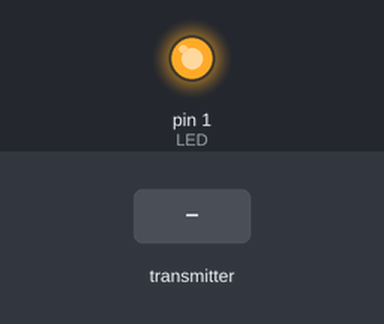
The sketch below on a simulated Arduino Uno, built with avr-gcc and run on an emulated ATmega328P. Parts: output pins drawn as LEDs (lit = HIGH). Dashed ring = blinking. Inputs (shaded band) come from the test bench. No radio packets arrive unless stated.

Above: at 1.2 s.
1.3 s: the transmitter starts sending value = 0
At 1.7 s:
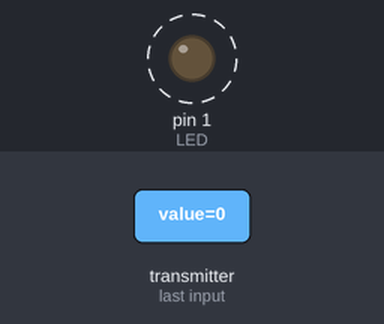
Timing chart, 0 to 10.3 s (numbered marks = the images above; inputs shaded):
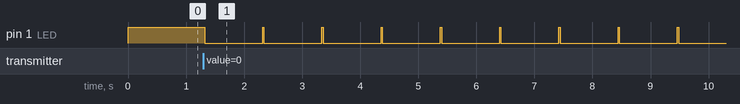

Measured:
- after the input at 1.3 s, pin 1 (LED): alternates HIGH for 0.02 s and LOW for 1.0 s, starting at once

The sketch:

rfreceiver.ino
```cpp
#include <SPI.h>
#include "nRF24L01.h"
#include "RF24.h"

RF24 radio(9,12);
const int LED = 1;

const uint64_t pipes[2] = { 0xF0F0F0F0E1LL, 0xF0F0F0F0D2LL };

// The various roles supported by this sketch
typedef enum { role_ping_out = 1, role_pong_back } role_e;

// The role of the current running sketch
role_e role = role_pong_back;

void setup() {
  // put your setup code here, to run once:
  pinMode(LED, OUTPUT);

  digitalWrite(LED, LOW);
  radio.begin();
  radio.setRetries(15, 15);
  radio.openReadingPipe(1, pipes[1]);
  radio.startListening();
  digitalWrite(LED, HIGH);
}

void loop() {
  if(radio.available()) {
    unsigned long value;
    bool done = false;
    while(!done) {
      done = radio.read(&value, sizeof(unsigned long));
      delay(20);
    }

    digitalWrite(LED, LOW);
    delay(1000);
    digitalWrite(LED, HIGH);
  }
}
```
